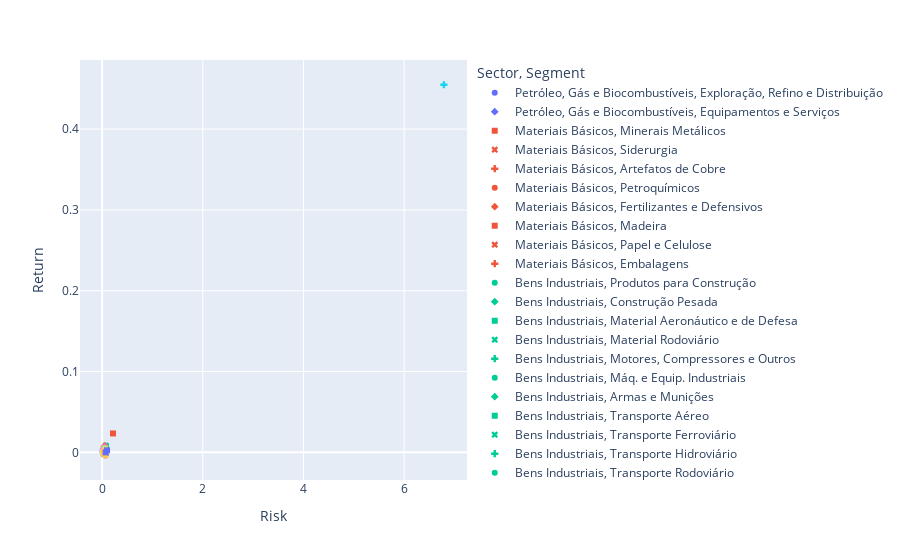

The notebook cell this image was saved under:
### Code cell
px.scatter(
    df, 
    x='Risk', 
    y='Return', 
    color='Sector', 
    symbol='Segment', 
    hover_name='Stock', 
    hover_data=['Sector', 'Sub-Sector', 'Segment', 'Sharpe'],
)
